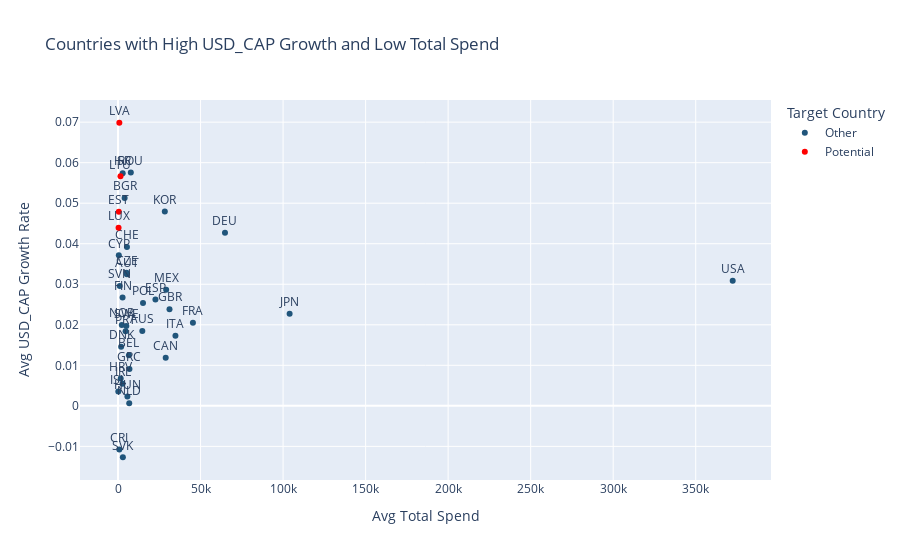

The code cell stored with this chart in its notebook:
### Code cell
# Calculate average growth and total spend per location
summary = df.groupby('LOCATION').agg({
    'USD_CAP_GROWTH': 'mean',
    'TOTAL_SPEND': 'mean'
}).reset_index()

# Rename for clarity
summary.rename(columns={
    'USD_CAP_GROWTH': 'AVG_USD_CAP_GROWTH',
    'TOTAL_SPEND': 'AVG_TOTAL_SPEND'
}, inplace=True)

# Determine thresholds (top 25% for growth, bottom 25% for spend)
growth_threshold = summary['AVG_USD_CAP_GROWTH'].quantile(0.75)
spend_threshold = summary['AVG_TOTAL_SPEND'].quantile(0.25)

# Identify countries of interest
summary["TARGET"] = summary.apply(
    lambda row: "Potential" if (row["AVG_USD_CAP_GROWTH"] >= growth_threshold and row["AVG_TOTAL_SPEND"] <= spend_threshold)
    else "Other",
    axis=1
)

# Interactive Plotly scatter plot
fig = px.scatter(
    summary,
    x="AVG_TOTAL_SPEND",
    y="AVG_USD_CAP_GROWTH",
    color="TARGET",
    text="LOCATION",
    hover_data=["LOCATION", "AVG_USD_CAP_GROWTH", "AVG_TOTAL_SPEND"],
    color_discrete_map={"Potential": "red", "Other": "#20557b"},
    labels={
        "AVG_TOTAL_SPEND": "Avg Total Spend",
        "AVG_USD_CAP_GROWTH": "Avg USD_CAP Growth Rate",
        "TARGET": "Country Type"
    },
    title="Countries with High USD_CAP Growth and Low Total Spend"
)

# Improve layout
fig.update_traces(textposition='top center')
fig.update_layout(legend=dict(title="Target Country"))
fig.show()

# Create interactive Choropleth map
fig = px.choropleth(
    summary,
    locations="LOCATION",
    color="TARGET",
    locationmode="ISO-3",
    hover_name="LOCATION",
    hover_data={"AVG_USD_CAP_GROWTH": True, "AVG_TOTAL_SPEND": True},
    color_discrete_map={"Potential": "green", "Other": "#ef98da"},
    title="Countries with High USD_CAP Growth and Low Total Spend"
)

fig.update_layout(geo=dict(showframe=False, showcoastlines=True))
fig.show()

### Figure 1 — Plotly figure (JSON) as saved in the notebook; plotly's stock layout.template omitted (floating-point values rounded to 4 significant figures)
{"data": [{"customdata": [["AUS"], ["AUT"], ["BEL"], ["BGR"], ["CAN"], ["CHE"], ["CRI"], ["CYP"], ["CZE"], ["DEU"], ["DNK"], ["ESP"], ["FIN"], ["FRA"], ["GBR"], ["GRC"], ["HRV"], ["HUN"], ["IRL"], ["ISL"], ["ISR"], ["ITA"], ["JPN"], ["KOR"], ["MEX"], ["NLD"], ["NOR"], ["POL"], ["PRT"], ["ROU"], ["SVK"], ["SVN"], ["SWE"], ["USA"]], "hovertemplate": "Country Type=Other<br>Avg Total Spend=%{x}<br>Avg USD_CAP Growth Rate=%{y}<br>LOCATION=%{customdata[0]}<extra></extra>", "legendgroup": "Other", "marker": {"color": "#20557b", "symbol": "circle"}, "mode": "markers+text", "name": "Other", "orientation": "v", "showlegend": true, "text": ["AUS", "AUT", "BEL", "BGR", "CAN", "CHE", "CRI", "CYP", "CZE", "DEU", "DNK", "ESP", "FIN", "FRA", "GBR", "GRC", "HRV", "HUN", "IRL", "ISL", "ISR", "ITA", "JPN", "KOR", "MEX", "NLD", "NOR", "POL", "PRT", "ROU", "SVK", "SVN", "SWE", "USA"], "textposition": "top center", "type": "scatter", "x": [14720.0, 5341.0, 6588.0, 3998.0, 28880.0, 5410.0, 787.6, 482.3, 5175.0, 64800.0, 1887.0, 22670.0, 2745.0, 45370.0, 31180.0, 6920.0, 1602.0, 5678.0, 2760.0, 163.0, 2819.0, 34780.0, 103900.0, 28340.0, 29160.0, 6779.0, 2292.0, 15130.0, 4585.0, 7746.0, 2925.0, 1059.0, 5015.0, 372400.0], "xaxis": "x", "y": [0.01848, 0.03247, 0.0125, 0.05129, 0.01189, 0.03918, -0.01078, 0.03715, 0.03283, 0.0427, 0.01459, 0.02623, 0.02672, 0.02049, 0.02385, 0.009095, 0.006716, 0.002311, 0.005477, 0.003539, 0.0574, 0.01726, 0.02274, 0.04794, 0.02862, 0.0006638, 0.01997, 0.02537, 0.01839, 0.0576, -0.01269, 0.02957, 0.01973, 0.03085], "yaxis": "y"}, {"customdata": [["EST"], ["LTU"], ["LUX"], ["LVA"]], "hovertemplate": "Country Type=Potential<br>Avg Total Spend=%{x}<br>Avg USD_CAP Growth Rate=%{y}<br>LOCATION=%{customdata[0]}<extra></extra>", "legendgroup": "Potential", "marker": {"color": "red", "symbol": "circle"}, "mode": "markers+text", "name": "Potential", "orientation": "v", "showlegend": true, "text": ["EST", "LTU", "LUX", "LVA"], "textposition": "top center", "type": "scatter", "x": [473.0, 1492.0, 321.3, 791.3], "xaxis": "x", "y": [0.04789, 0.05662, 0.04392, 0.06985], "yaxis": "y"}], "layout": {"legend": {"title": {"text": "Target Country"}, "tracegroupgap": 0}, "title": {"text": "Countries with High USD_CAP Growth and Low Total Spend"}, "xaxis": {"anchor": "y", "domain": [0, 1], "title": {"text": "Avg Total Spend"}}, "yaxis": {"anchor": "x", "domain": [0, 1], "title": {"text": "Avg USD_CAP Growth Rate"}}}}
